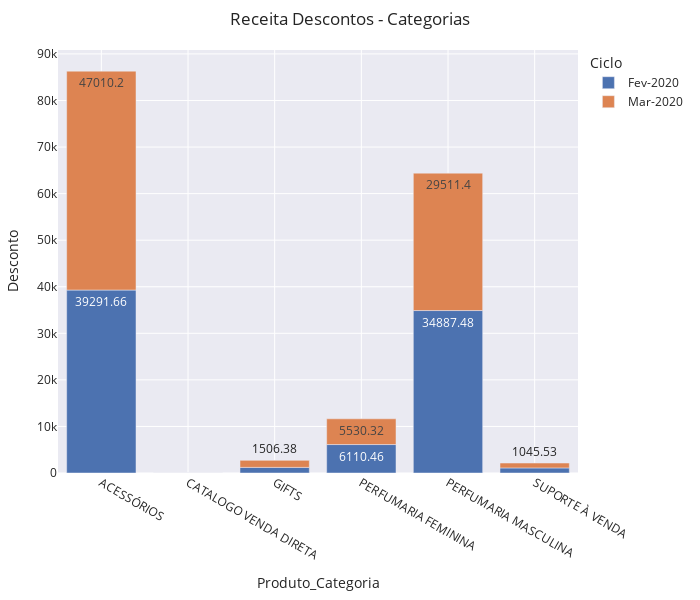

Notebook cell for this chart:
### Code cell
fig = px.bar(categoria, x="Produto_Categoria", y="Desconto", \
    text="Desconto", color="Ciclo", hover_data=['Ciclo', 'Qtde_itens', 'Numero_de_Pedidos'], template="seaborn")

fig.update_layout(
    margin=dict(l=20, r=50, t=50, b=20),
    title = 'Receita Descontos - Categorias',
    width=700, 
    height=600,
    uniformtext_minsize=10, 
    uniformtext_mode='hide',
)
fig.show()

### Figure 1 — Plotly figure (JSON) as saved in the notebook; plotly's stock layout.template omitted (floating-point values rounded to 4 significant figures)
{"data": [{"alignmentgroup": "True", "customdata": [["Fev-2020", 6700, 3], ["Fev-2020", 1620, 3], ["Fev-2020", 360, 4], ["Fev-2020", 25967, 2], ["Fev-2020", 7397, 4], ["Fev-2020", 4592, 3]], "hovertemplate": "Ciclo=%{customdata[0]}<br>Produto_Categoria=%{x}<br>Desconto=%{text}<br>Qtde_itens=%{customdata[1]}<br>Numero_de_Pedidos=%{customdata[2]}<extra></extra>", "legendgroup": "Fev-2020", "marker": {"color": "rgb(76,114,176)", "pattern": {"shape": ""}}, "name": "Fev-2020", "offsetgroup": "Fev-2020", "orientation": "v", "showlegend": true, "text": [39290.0, 0, 1207.0, 6110.0, 34890.0, 1094.0], "textposition": "auto", "type": "bar", "x": ["ACESSÓRIOS", "CATALOGO VENDA DIRETA", "GIFTS", "PERFUMARIA FEMININA", "PERFUMARIA MASCULINA", "SUPORTE À VENDA"], "xaxis": "x", "y": [39290.0, 0, 1207.0, 6110.0, 34890.0, 1094.0], "yaxis": "y"}, {"alignmentgroup": "True", "customdata": [["Mar-2020", 10063, 4], ["Mar-2020", 4147, 4], ["Mar-2020", 454, 2], ["Mar-2020", 22536, 3], ["Mar-2020", 5368, 4], ["Mar-2020", 5024, 4]], "hovertemplate": "Ciclo=%{customdata[0]}<br>Produto_Categoria=%{x}<br>Desconto=%{text}<br>Qtde_itens=%{customdata[1]}<br>Numero_de_Pedidos=%{customdata[2]}<extra></extra>", "legendgroup": "Mar-2020", "marker": {"color": "rgb(221,132,82)", "pattern": {"shape": ""}}, "name": "Mar-2020", "offsetgroup": "Mar-2020", "orientation": "v", "showlegend": true, "text": [47010.0, 0, 1506.0, 5530.0, 29510.0, 1046.0], "textposition": "auto", "type": "bar", "x": ["ACESSÓRIOS", "CATALOGO VENDA DIRETA", "GIFTS", "PERFUMARIA FEMININA", "PERFUMARIA MASCULINA", "SUPORTE À VENDA"], "xaxis": "x", "y": [47010.0, 0, 1506.0, 5530.0, 29510.0, 1046.0], "yaxis": "y"}], "layout": {"barmode": "relative", "height": 600, "legend": {"title": {"text": "Ciclo"}, "tracegroupgap": 0}, "margin": {"b": 20, "l": 20, "r": 50, "t": 50}, "title": {"text": "Receita Descontos - Categorias"}, "uniformtext": {"minsize": 10, "mode": "hide"}, "width": 700, "xaxis": {"anchor": "y", "domain": [0, 1], "title": {"text": "Produto_Categoria"}}, "yaxis": {"anchor": "x", "domain": [0, 1], "title": {"text": "Desconto"}}}}
